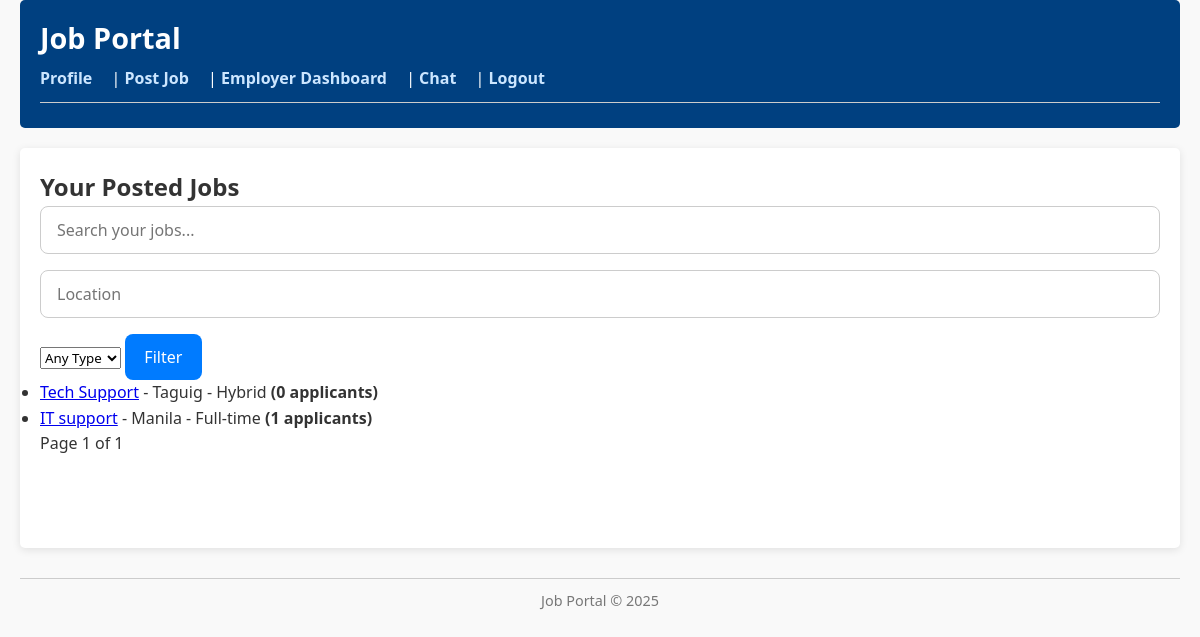
The page /users/employer-dashboard/ (signed in) on the database its author committed.
### jobs/models.py (models this page shows, shortened)
class Job(models.Model):
    JOB_TYPES = (
        ('FT', 'Full-time'),
        ('PT', 'Part-time'),
        ('HY', 'Hybrid'),
        ('RM', 'Remote'),
    )
    employer = models.ForeignKey(User, on_delete=models.CASCADE)
    title = models.CharField(max_length=255)
    description = models.TextField()
    requirements = models.TextField()
    salary_range = models.CharField(max_length=100)
    job_type = models.CharField(max_length=2, choices=JOB_TYPES)
    location = models.CharField(max_length=255)
    posted_at = models.DateTimeField(auto_now_add=True)

### users/views.py (the view)
# urls.py: path('employer-dashboard/', employer_dashboard, name='employer_dashboard'),
@login_required
def employer_dashboard(request):
    try:
        profile = UserProfile.objects.get(user=request.user)
        if not profile.is_employer:
            messages.error(request, "Access denied. Only employers can access this page.")
            return redirect('users:profile')
    except UserProfile.DoesNotExist:
        messages.error(request, "UserProfile not found.")
        return redirect('users:profile')
    jobs = Job.objects.filter(employer=request.user).annotate(applications_count=Count('jobapplication')).order_by('-posted_at')
    query = request.GET.get('q')
    location = request.GET.get('location')
    job_type = request.GET.get('job_type')
    if query:
        jobs = jobs.filter(title__icontains=query)
    if location:
        jobs = jobs.filter(location__icontains=location)
    if job_type:
        jobs = jobs.filter(job_type=job_type)
    paginator = Paginator(jobs, 10)
    page_number = request.GET.get('page')
    page_obj = paginator.get_page(page_number)
    context = {
        'jobs': page_obj,
        'profile': profile,
    }
    return render(request, 'users/employer_dashboard.html', context)

### users/templates/users/employer_dashboard.html (shortened to what this page needs)
{% extends 'base.html' %}
{% block content %}
<h2>Your Posted Jobs</h2>
<form method="get">
  <input type="text" name="q" placeholder="Search your jobs..." value="{{ request.GET.q }}">
  <input type="text" name="location" placeholder="Location" value="{{ request.GET.location }}">
  <select name="job_type">
    <option value="">Any Type</option>
  </select>
  <button type="submit">Filter</button>
</form>
<ul>
  {% for job in jobs %}
    <li>
      <a href="{% url 'jobs:job_detail' job.id %}">{{ job.title }}</a> - {{ job.location }} - {{ job.get_job_type_display }}
      <strong>({{ job.applications_count }} applicants)</strong>
    </li>
  {% empty %}
    <li>You haven't posted any jobs yet.</li>
  {% endfor %}
</ul>
<div>
  <span>Page {{ jobs.number }} of {{ jobs.paginator.num_pages }}</span>
</div>
{% endblock %}

### static/css/styles.css (style rules this page uses)
* { margin: 0; padding: 0; box-sizing: border-box; font-family: 'Segoe UI', Tahoma, Geneva, Verdana, sans-serif; }
body { background-color: #f9f9f9; color: #333; line-height: 1.6; padding: 0 20px; }
input[type="text"], input[type="email"], input[type="password"] { width: 100%; padding: 0.75rem 1rem; margin-bottom: 1rem; border: 1px solid #ccc; border-radius: 8px; font-size: 1rem; transition: border-color 0.3s; }
button[type="submit"] { background-color: #007bff; color: white; padding: 0.75rem 1.2rem; font-size: 1rem; border: none; border-radius: 8px; cursor: pointer; transition: background-color 0.3s; }

### rows shown on the page
Job: title "Tech Support", location "Taguig", job_type "Hybrid", applications_count "0"
Job: title "IT support", location "Manila", job_type "Full-time", applications_count "1"

### other values the page prints
{{ jobs.number }} "1"
{{ jobs.paginator.num_pages }} "1"
